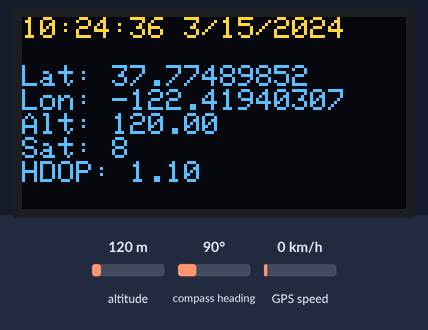
This sketch was run on a simulated Arduino Mega 2560, built with avr-gcc and run on an emulated ATmega2560. Shown: 128×64 one-colour display. Inputs (shaded band) come from the test bench; at power-on: altitude 120 m, compass heading 90°, GPS speed 0 km/h. The OLED is the two-colour kind (top 16 rows yellow); the GPS gets a fix after 3 s at 37.7749, -122.4194 with 8 satellites; what the sketch prints to the serial monitor is not drawn.

Above: at 6.3 s.
6.4 s: altitude set to 250 m
At 8.9 s:
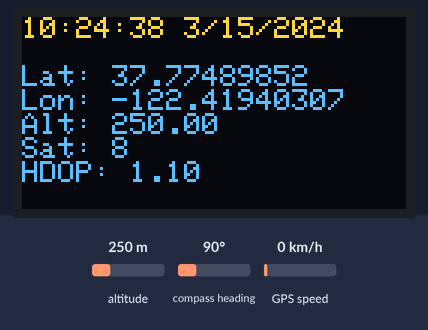
9.6 s: altitude set to 20 m
At 10.5 s:
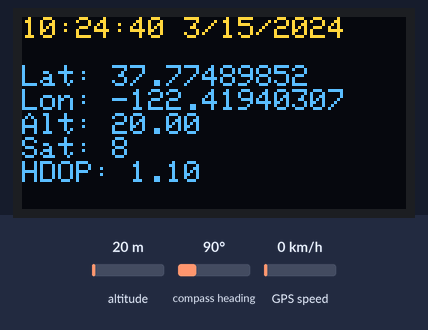
15.6 s: altitude set to 500 m
At 18.5 s:
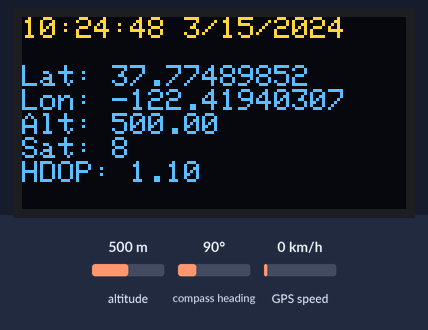
18.6 s: altitude set to 750 m
At 19.9 s:
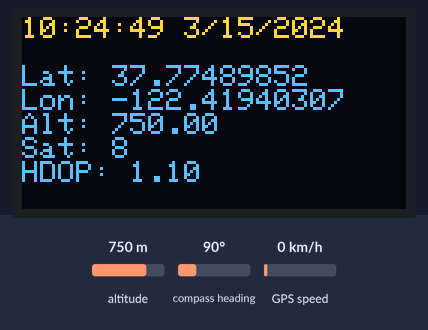
Timing chart, 0 to 21.6 s (numbered marks = the images above; inputs shaded):
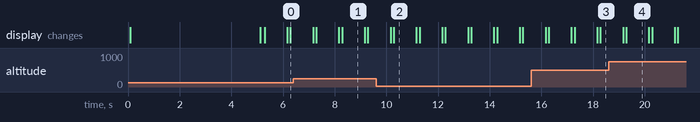

The sketch:

TinyGPSplusplus_simple_test_with_screen.ino
```cpp
#include <TinyGPS++.h>
#include <SPI.h>
#include <Wire.h>
#include <Adafruit_GFX.h>
#include <Adafruit_SSD1306.h>

#define SCREEN_WIDTH 128 // OLED display width, in pixels
#define SCREEN_HEIGHT 64 // OLED display height, in pixels

// Declaration for an SSD1306 display connected to I2C (SDA, SCL pins)
#define OLED_RESET     4 // Reset pin # (or -1 if sharing Arduino reset pin)

bool USB_Serial = true; //do we want to have USB serial? needed for anything you want to print ot the computer
bool USB_wait = false; //wait for USB to ininitialize (open serial port) before executing rest of code?
bool print_chars = true; //print NMEA chars as they come in
bool print_data = false; //print the lat, lon, age, fix data
bool print_stats = false; //print the statistics of the messages received
bool NMEA_age = false;
static const uint32_t GPSBaud = 9600;

// The TinyGPS++ object
TinyGPSPlus gps;

Adafruit_SSD1306 display(SCREEN_WIDTH, SCREEN_HEIGHT, &Wire, OLED_RESET);

void setup()
{
  if (USB_Serial) {
    Serial.begin(115200); //begin USB Serial
    if (USB_wait) {
      while (!Serial) {
        delay(1);
      }
    }
  }

  //setup display
  if (!display.begin(SSD1306_SWITCHCAPVCC, 0x3C)) { // Address 0x3C for 128x64
    Serial.println(F("SSD1306 allocation failed"));
    for (;;); // Don't proceed, loop forever
  }
  display.clearDisplay();
  display.setTextSize(1);      // Normal 1:1 pixel scale
  display.setTextColor(SSD1306_WHITE); // Draw white text
  display.setCursor(0, 0);     // Start at top-left corner
  display.cp437(true);         // Use full 256 char 'Code Page 437' font
  display.display();
  display.println("Entering Setup");
  display.println("\nNMEA Strings:");
  display.println("GPGGA, GPRMC");
  display.display();

  Serial1.begin(GPSBaud);
  if (USB_Serial) {
    Serial.print("Simple TinyGPS library v. "); Serial.println(TinyGPSPlus::libraryVersion());
    Serial.println("by Mikal Hart");
    Serial.println();
  }

  delay(5000);
  display.clearDisplay();
  display.setCursor(0, 0);     // Start at top-left corner
  display.display();
}

void loop()
{
  // This sketch displays information every time a new sentence is correctly encoded.
  while (Serial1.available() > 0) {
    char c = Serial1.read();
    if (USB_Serial && print_chars) {
      Serial.write(c);
    }
    if (gps.encode(c)) {
      displayInfo();
    }
  }

  if (millis() > 5000 && gps.charsProcessed() < 10) {
    display.clearDisplay();
    display.println("No GPS detected:\ncheck wiring.");
    display.println("Reset module");
    display.println("Ensure NMEA Strings");
    display.display();
    while (true);
  }
}

void displayInfo()
{
  display.clearDisplay();
  display.setCursor(0, 0);     // Start at top-left corner
  display.display();
  if (gps.time.isValid()) {
    display.printf("%02d:%02d:%02d ", gps.time.hour(), gps.time.minute(), gps.time.second());
  }
  else {
    display.println("Time INVALID");
  }

  if (gps.date.isValid()) {
    display.printf("%d/%d/%d\n\n", gps.date.month(), gps.date.day(), gps.date.year());
  }
  else {
    display.println("Date INVALID");
  }

  if (gps.location.isValid()) {
    display.print("Lat: ");
    display.println(gps.location.lat(), 8);
    display.print("Lon: ");
    display.println(gps.location.lng(), 8);
    if (NMEA_age) {
      display.print("Age: ");
      display.println(gps.location.age());
    }
  }
  else {
    display.println("Lat: INVALID");
    display.println("Lon: INVALID");
    if (NMEA_age) {
      display.println("Age: INVALID");
    }
  }

  if (gps.altitude.isValid()) {
    display.print("Alt: ");
    display.println(gps.altitude.meters());
  }
  else {
    display.println("Alt: INVALID");
  }

  if (gps.satellites.isValid()) {
    display.print("Sat: ");
    display.println(gps.satellites.value());
  }
  else {
    display.println("Sat: INVALID");
  }

  if (gps.hdop.isValid()) {
    display.print("HDOP: ");
    display.println(gps.hdop.hdop());
  }
  else {
    display.println("HDOP: INVALID");
  }

  display.display();
}
```

Measured:
- what the display in image 1 shows lasts 0.9 s, from 8.3 s to 9.2 s
